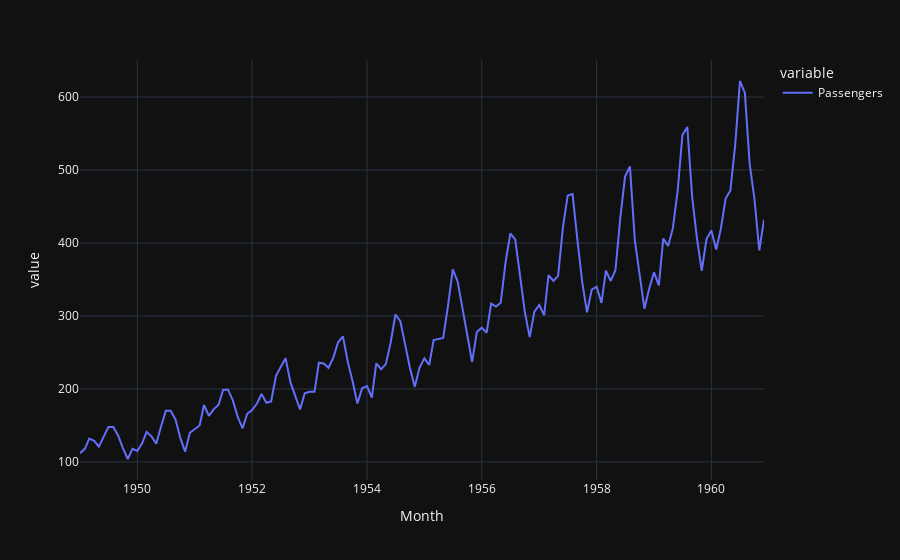

The notebook cell saved with this chart:
### Code cell
px.line(airline["Passengers"],template = 'plotly_dark')

### Figure 1 — Plotly figure (JSON) as saved in the notebook; plotly's stock layout.template omitted (floating-point values rounded to 4 significant figures; data arrays with more than 128 entries replaced by an {"elided": "..."} marker saying what was removed)
{"data": [{"hovertemplate": "variable=Passengers<br>Month=%{x}<br>value=%{y}<extra></extra>", "legendgroup": "Passengers", "line": {"color": "#636efa", "dash": "solid"}, "marker": {"symbol": "circle"}, "mode": "lines", "name": "Passengers", "orientation": "v", "showlegend": true, "type": "scatter", "x": {"elided": "144 str values"}, "xaxis": "x", "y": {"elided": "144 int values"}, "yaxis": "y"}], "layout": {"legend": {"title": {"text": "variable"}, "tracegroupgap": 0}, "margin": {"t": 60}, "xaxis": {"anchor": "y", "domain": [0, 1], "title": {"text": "Month"}}, "yaxis": {"anchor": "x", "domain": [0, 1], "title": {"text": "value"}}}}
